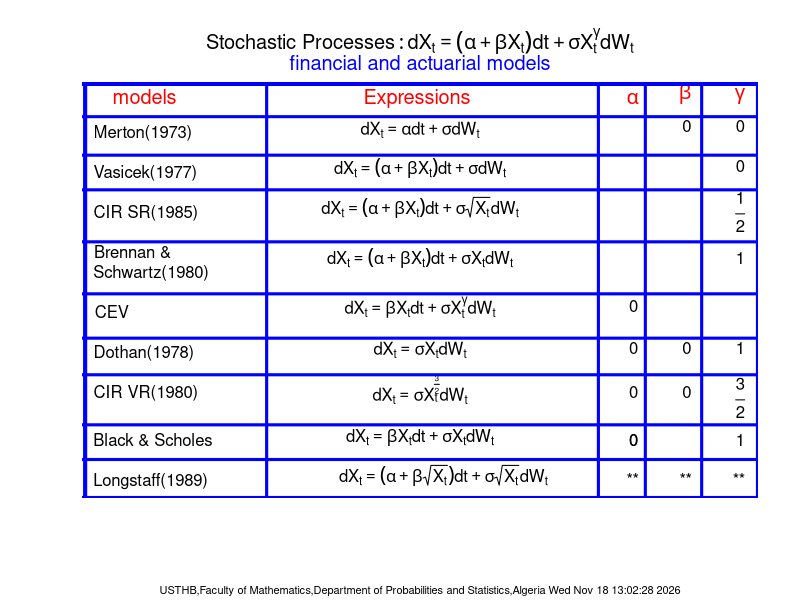

Source code (R):
## 11/04/2010 03:08:42
## Guidoum Arsalane (PG-PS/USTHB)
## Stochastic Processes 
## Mathematical models


plot(0:20,0:20,type="n",xlab="",ylab="",axes=FALSE,main=expression("Stochastic Processes":dX[t]==(alpha+beta*X[t])*dt+sigma*X[t]^gamma*dW[t]))
mtext("financial and actuarial models",line=0.4,cex=1.2,col="blue")
mtext("models",adj=0.05,line=-1.3,cex=1.2,col="red")
mtext("Expressions ",adj=0.5,line=-1.3,cex=1.2,col="red")
mtext(expression(alpha),adj=0.82,line=-1.3,cex=1.2,col="red")
mtext(expression(beta),adj=0.9,line=-1.3,cex=1.2,col="red")
mtext(expression(gamma),adj=0.98,line=-1.3,cex=1.2,col="red")
mtext("Merton(1973)",adj=0.02,line=-3,cex=1)
mtext("Vasicek(1977)",adj=0.02,line=-5,cex=1)
mtext("CIR SR(1985)",adj=0.02,line=-7,cex=1)
mtext("Brennan &",adj=0.02,line=-9,cex=1)
mtext("Schwartz(1980)",adj=0.02,line=-10,cex=1)
mtext("CEV",adj=0.02,line=-12,cex=1)
mtext("Dothan(1978)",adj=0.02,line=-14,cex=1)
mtext("CIR VR(1980)",adj=0.02,line=-16,cex=1)
mtext("Black & Scholes",adj=0.02,line=-18.4,cex=1)
mtext("Longstaff(1989)",adj=0.02,line=-20.4,cex=1)
mtext(expression(dX[t]==alpha*dt+sigma*dW[t]),line=-3,adj=0.5,cex=1)
mtext(expression(dX[t]==(alpha+beta*X[t])*dt+sigma*dW[t]),line=-5,adj=0.5,cex=1)
mtext(expression(dX[t]==(alpha+beta*X[t])*dt+sigma*sqrt(X[t])*dW[t]),line=-7,adj=0.5,cex=1)
mtext(expression(dX[t]==(alpha+beta*X[t])*dt+sigma*X[t]*dW[t]),line=-9.5,adj=0.5,cex=1)
mtext(expression(dX[t]==beta*X[t]*dt+sigma*X[t]^gamma*dW[t]),line=-12,adj=0.5,cex=1)
mtext(expression(dX[t]==sigma*X[t]*dW[t]),line=-14,adj=0.5,cex=1)
mtext(expression(dX[t]==sigma*X[t]^frac(3,2)*dW[t]),line=-16.3,adj=0.5,cex=1)
mtext(expression(dX[t]==beta*X[t]*dt+sigma*X[t]*dW[t]),line=-18.4,adj=0.5,cex=1)
mtext(expression(dX[t]==(alpha+beta*sqrt(X[t]))*dt+sigma*sqrt(X[t])*dW[t]),line=-20.4,adj=0.55,cex=1)
mtext(expression(0),adj=0.9,line=-2.7,cex=1)
mtext(expression(0),adj=0.98,line=-2.7,cex=1)
mtext(expression(0),adj=0.98,line=-4.7,cex=1)
mtext(expression(frac(1,2)),adj=0.98,line=-7.7,cex=1)
mtext(expression(1),adj=0.98,line=-9.3,cex=1)
mtext(expression(0),adj=0.82,line=-11.7,cex=1)
mtext(expression(0),adj=0.82,line=-13.8,cex=1)
mtext(expression(0),adj=0.9,line=-13.8,cex=1)
mtext(expression(1),adj=0.98,line=-13.8,cex=1)
mtext(expression(0),adj=0.82,line=-16,cex=1)
mtext(expression(0),adj=0.9,line=-16,cex=1)
mtext(expression(frac(3,2)),adj=0.98,line=-17,cex=1)
mtext(expression(0),adj=0.82,line=-18.4,cex=1)
mtext(expression(0),adj=0.82,line=-18.4,cex=1)
mtext(expression(1),adj=0.98,line=-18.4,cex=1)
mtext("**",adj=0.9,line=-20.4,cex=1)
mtext("**",adj=0.98,line=-20.4,cex=1)
mtext("**",adj=0.82,line=-20.4,cex=1)
abline(v=-0.7,col="blue",lwd=4)
abline(h=-0.8,col="blue",lwd=4)
abline(h=20.7,col="blue",lwd=4)
abline(v=20.8,col="blue",lwd=4)
abline(v=5.1,col="blue",lwd=3)
abline(v=15.7,col="blue",lwd=3)
abline(h=19,col="blue",lwd=3)
abline(v=17.2,col="blue",lwd=3)
abline(v=19,col="blue",lwd=3)
abline(h=17,col="blue",lwd=3)
abline(h=15.2,col="blue",lwd=3)
abline(h=12.5,col="blue",lwd=3)
abline(h=9.8,col="blue",lwd=3)
abline(h=7.5,col="blue",lwd=3)
abline(h=5.6,col="blue",lwd=3)
abline(h=3.0,col="blue",lwd=3)
abline(h=1.2,col="blue",lwd=3)
mtext(paste("USTHB,Faculty of Mathematics,Department of Probabilities and Statistics,Algeria",date()),
      side = 1, line = 4, adj = 0.5, cex = .66)
	  
	  
